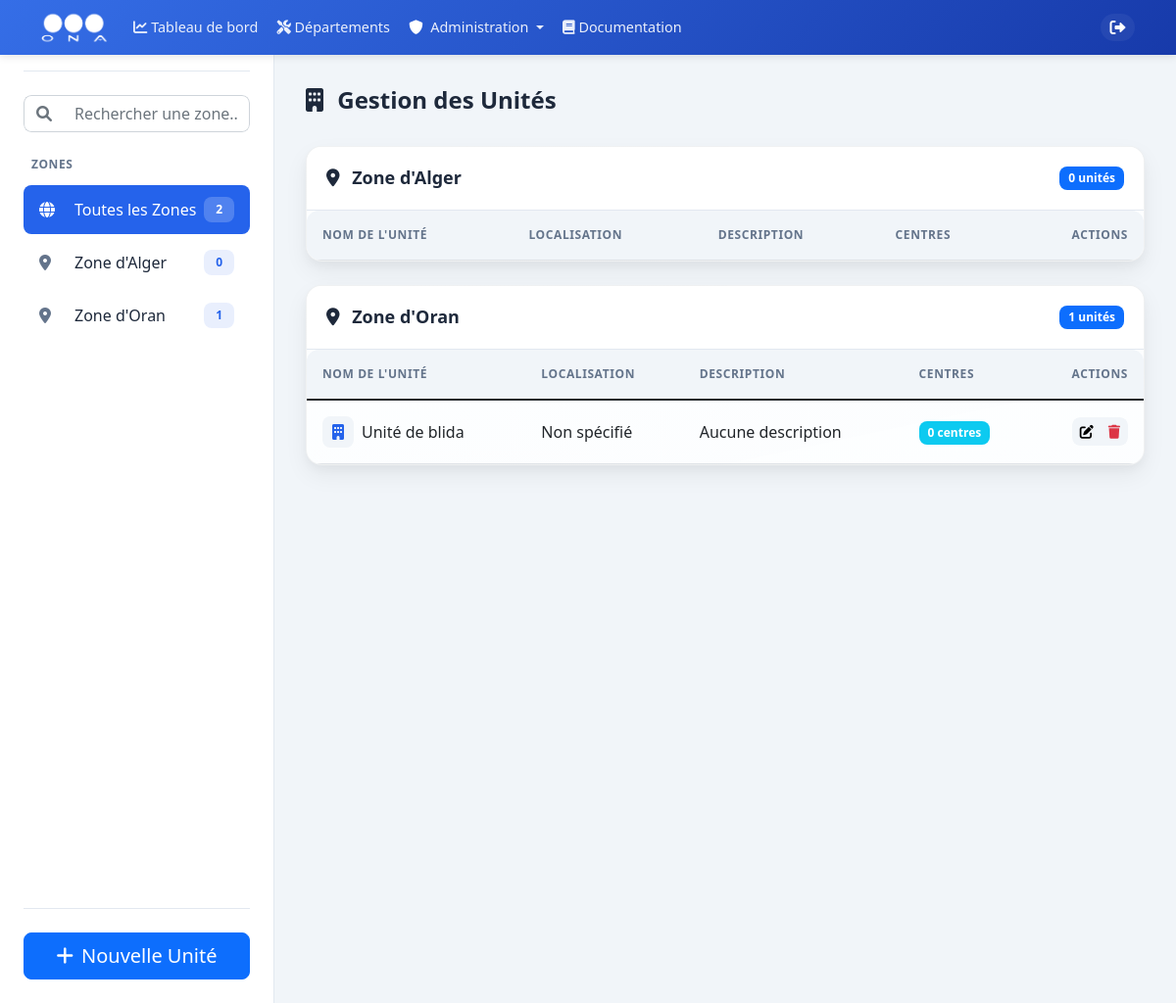
/list/units (signed in), run on the app's committed database.
### models.py (models this page shows, shortened)
class Zone(db.Model):
    __tablename__ = 'zones'
    id = db.Column(db.Integer, primary_key=True)
    name = db.Column(db.String(100), unique=True, nullable=False, index=True)
    code = db.Column(db.String(10), unique=True, nullable=False, index=True)
    email = db.Column(db.String(120), unique=True, nullable=True)
    phone = db.Column(db.String(20), nullable=True)
    description = db.Column(db.Text)
    address = db.Column(db.String(200))
    director_id = db.Column(db.Integer, db.ForeignKey('users.id'), nullable=True)
    units = db.relationship('Unit', backref='zone', lazy=True, cascade='all, delete-orphan')
    users = db.relationship('User', backref='assigned_zone', lazy=True, foreign_keys='User.zone_id')
    director = db.relationship('User', foreign_keys=[director_id], backref='directed_zone', lazy=True)
    created_at = db.Column(db.DateTime, default=datetime.utcnow, index=True)
    updated_at = db.Column(db.DateTime, default=datetime.utcnow, onupdate=datetime.utcnow, index=True)

class Unit(db.Model):
    __tablename__ = 'units'
    id = db.Column(db.Integer, primary_key=True)
    name = db.Column(db.String(100), nullable=False, index=True)
    code = db.Column(db.String(10), unique=True, nullable=False, index=True)
    email = db.Column(db.String(120), unique=True, nullable=True)
    phone = db.Column(db.String(20), nullable=True)
    description = db.Column(db.Text)
    address = db.Column(db.String(200))
    zone_id = db.Column(db.Integer, db.ForeignKey('zones.id', ondelete='CASCADE'), nullable=False, index=True)
    director_id = db.Column(db.Integer, db.ForeignKey('users.id'), nullable=True)
    centers = db.relationship('Center', backref='unit', lazy='joined', cascade='all, delete-orphan')
    users = db.relationship('User', backref='assigned_unit', lazy=True, foreign_keys='User.unit_id')
    director = db.relationship('User', foreign_keys=[director_id], backref='directed_unit', lazy=True)
    incidents = db.relationship('Incident', backref='unit', lazy=True)
    created_at = db.Column(db.DateTime, default=datetime.utcnow, index=True)
    updated_at = db.Column(db.DateTime, default=datetime.utcnow, onupdate=datetime.utcnow, index=True)

### routes/units.py (the view)
@units.route('/list/units')
@login_required
def units_list():
    print(f"DEBUG: units_list route called")
    print(f"DEBUG: Current User - Username: {current_user.username}, Role: {current_user.role}")
    print(f"DEBUG: Current User ID: {current_user.id}")
    print(f"DEBUG: Current User Zone ID: {current_user.zone_id}")
    print(f"DEBUG: Current User Unit ID: {current_user.unit_id}")
    current_app.logger.debug(f"units_list route called. User: {current_user.username}, Role: {current_user.role}")
    print("DEBUG: Checking permissions...")
    has_view_units_permission = PermissionManager.has_permission(current_user.role, Permission.VIEW_ALL_UNITS)
    print(f"DEBUG: Has VIEW_ALL_UNITS permission: {has_view_units_permission}")
    if not has_view_units_permission:
        print("DEBUG: User lacks permission to view units")
        current_app.logger.warning(f"User {current_user.username} lacks permission to view units")
        flash('Vous n\'avez pas la permission de voir la liste des unités.', 'danger')
        return redirect(url_for('main_dashboard.dashboard'))
    print("DEBUG: Retrieving units based on user role...")
    if current_user.role in [UserRole.ADMIN, UserRole.EMPLOYEUR_DG]:
        print("DEBUG: User is ADMIN or DG - retrieving all units")
        units = Unit.query.all()
        zones = Zone.query.all()
    elif current_user.role == UserRole.EMPLOYEUR_ZONE:
        print(f"DEBUG: User is ZONE EMPLOYER - retrieving units for zone {current_user.zone_id}")
        units = Unit.query.filter_by(zone_id=current_user.zone_id).all()
        zones = [Zone.query.get(current_user.zone_id)]
    elif current_user.role == UserRole.UNIT_OFFICER:
        print(f"DEBUG: User is UNIT OFFICER - retrieving unit {current_user.unit_id}")
        units = [Unit.query.get(current_user.unit_id)] if current_user.unit_id else []
        zones = [Zone.query.get(current_user.zone_id)] if current_user.zone_id else []
    else:
        print(f"DEBUG: User has limited/no access. Role: {current_user.role}")
        current_app.logger.warning(f"User {current_user.username} with role {current_user.role} has no unit access")
        units = []
        zones = []
    print(f"DEBUG: Units found: {len(units)}, Zones found: {len(zones)}")
    current_app.logger.debug(f"Units found: {len(units)}, Zones found: {len(zones)}")
    print("DEBUG: Rendering units_management.html")
    return render_template('units/units_management.html', units=units, zones=zones)

### app.py (called while the page is built)
@login_manager.user_loader
def load_user(user_id):
    return db.session.get(User, int(user_id))

### utils/permissions.py (called while the page is built)
    @classmethod
    def get_role_permissions(cls, role: str) -> Set[str]:
        return cls._ROLE_PERMISSIONS.get(role, set())

    @classmethod
    def has_permission(cls, role: str, permission: str) -> bool:
        return permission in cls.get_role_permissions(role)

### templates/units/units_management.html (shortened to what this page needs)
{% extends "base/base.html" %}
{% block content %}
<div class="page-wrapper">
    <div class="sidebar">
        <div class="sidebar-wrapper">
            <div class="sidebar-header">
                <h4 class="sidebar-title">
                    <i class="fas fa-compass me-2"></i>
                    Navigation
                </h4>
            </div>
            <div class="sidebar-search">
                <div class="input-group">
                    <span class="input-group-text bg-transparent border-end-0">
                        <i class="fas fa-search text-muted"></i>
                    </span>
                    <input type="text" class="form-control border-start-0" id="zoneSearch" placeholder="Rechercher une zone...">
                </div>
            </div>
            <div class="sidebar-menu">
                <div class="menu-label">ZONES</div>
                <div class="menu-items">
                    <a href="#" class="menu-item active" data-zone-id="all">
                        <i class="fas fa-globe"></i>
                        <span class="menu-text">Toutes les Zones</span>
                        <span class="menu-badge">{{ zones|length }}</span>
                    </a>
                    {% for zone in zones %}
                    <a href="#" class="menu-item" data-zone-id="{{ zone.id }}">
                        <i class="fas fa-map-marker-alt"></i>
                        <span class="menu-text">{{ zone.name }}</span>
                        <span class="menu-badge">{{ units|selectattr('zone_id', 'equalto', zone.id)|list|length }}</span>
                    </a>
                    {% endfor %}
                </div>
            </div>
            {% if current_user.role in ['Admin', 'Employeur DG', 'Employeur Zone'] %}
            <div class="sidebar-footer">
                <button type="button" class="btn btn-primary btn-lg w-100" data-bs-toggle="modal" data-bs-target="#newUnitModal">
                    <i class="fas fa-plus me-2"></i>Nouvelle Unité
                </button>
            </div>
            {% endif %}
        </div>
    </div>
    <div class="main-content">
        <div class="content-header">
            <h2 class="content-title">
                <i class="fas fa-building me-2"></i>
                Gestion des Unités
            </h2>
        </div>
        <div class="content-body">
            <div id="unitsContainer">
                {% for zone in zones %}
                <div class="zone-units" data-zone-id="{{ zone.id }}" style="display: none;">
                    <div class="card">
                        <div class="card-header">
                            <div class="d-flex justify-content-between align-items-center">
                                <h5 class="card-title mb-0">
                                    <i class="fas fa-map-marker-alt me-2"></i>
                                    {{ zone.name }}
                                </h5>
                                <span class="badge bg-primary">
                                    {{ units|selectattr('zone_id', 'equalto', zone.id)|list|length }} unités
                                </span>
                            </div>
                        </div>
                        <div class="card-body p-0">
                            <div class="table-responsive">
                                <table class="table table-hover align-middle mb-0">
                                    <thead>
                                        <tr>
                                            <th>Nom de l'Unité</th>
                                            <th>Localisation</th>
                                            <th>Description</th>
                                            <th>Centres</th>
                                            {% if current_user.role in ['Admin', 'Employeur DG', 'Employeur Zone'] %}
                                            <th class="text-end">Actions</th>
                                            {% endif %}
                                        </tr>
                                    </thead>
                                    <tbody>
                                        {% for unit in units if unit.zone_id == zone.id %}
                                        <tr>
                                            <td>
                                                <div class="d-flex align-items-center">
                                                    <div class="unit-icon">
                                                        <i class="fas fa-building"></i>
                                                    </div>
                                                    <div class="ms-2">{{ unit.name }}</div>
                                                </div>
                                            </td>
                                            <td>{{ unit.location or 'Non spécifié' }}</td>
                                            <td>{{ unit.description or 'Aucune description' }}</td>
                                            <td>
                                                <span class="badge bg-info">
                                                    {{ unit.centers|length }} centres
                                                </span>
                                            </td>
                                            {% if current_user.role in ['Admin', 'Employeur DG', 'Employeur Zone'] %}
                                            <td class="text-end">
                                                <div class="btn-group">
                                                    <button class="btn btn-light btn-sm"
                                                        onclick="editUnit({{ unit.id }}, '{{ unit.name }}', '{{ unit.location or '' }}', '{{ unit.description or '' }}')"
                                                        title="Modifier">
                                                        <i class="fas fa-edit"></i>
                                                    </button>
                                                    <button class="btn btn-light btn-sm"
                                                        onclick="deleteUnit({{ unit.id }})"
                                                        title="Supprimer">
                                                        <i class="fas fa-trash text-danger"></i>
                                                    </button>
                                                </div>
                                            </td>
                                            {% endif %}
                                        </tr>
                                        {% endfor %}
                                    </tbody>
                                </table>
                            </div>
                        </div>
                    </div>
                </div>
                {% endfor %}
            </div>
        </div>
    </div>
</div>
{% endblock %}

### templates/units/units_management.html (style rules this page uses)
:root { --sidebar-width: 280px; --header-height: 60px; --primary-color: #2563eb; --secondary-color: #3b82f6; --background-color: #f1f5f9; --sidebar-background: #ffffff; --text-color: #1e293b; --text-muted: #64748b; --border-color: #e2e8f0; --border-radius-sm: 0.375rem; --border-radius: 0.5rem; --border-radius-lg: 0.75rem; }
body, html { margin: 0; padding: 0; height: 100vh; background-color: var(--background-color); color: var(--text-color); overflow: hidden; }
.page-wrapper { display: flex; height: 100vh; width: 100%; }
.sidebar { width: var(--sidebar-width); background: var(--sidebar-background); border-right: 1px solid var(--border-color); height: 100%; position: fixed; left: 0; top: 0; }
.sidebar-wrapper { display: flex; flex-direction: column; height: 100%; padding: 1.5rem; }
.sidebar-header { padding-bottom: 1.5rem; border-bottom: 1px solid var(--border-color); margin-bottom: 1.5rem; }
.sidebar-title { color: var(--text-color); font-size: 1.25rem; font-weight: 600; margin: 0; }
.sidebar-search { margin-bottom: 1.5rem; }
.sidebar-search .input-group { border-radius: var(--border-radius); overflow: hidden; }
.sidebar-search .input-group-text { border-radius: var(--border-radius) 0 0 var(--border-radius); border-right: none; }
.sidebar-search .form-control { border-radius: 0 var(--border-radius) var(--border-radius) 0; border-left: none; }
.menu-label { color: var(--text-muted); font-size: 0.75rem; font-weight: 600; text-transform: uppercase; letter-spacing: 0.05em; margin-bottom: 0.75rem; padding-left: 0.5rem; }
.menu-items { display: flex; flex-direction: column; gap: 0.25rem; }
.menu-item { display: flex; align-items: center; padding: 0.75rem 1rem; color: var(--text-color); text-decoration: none; border-radius: var(--border-radius); transition: all 0.2s ease; }
.menu-item i { width: 1.5rem; font-size: 1rem; color: var(--text-muted); }
.menu-text { flex: 1; margin-left: 0.75rem; }
.menu-badge { background: rgba(37, 99, 235, 0.1); color: var(--primary-color); padding: 0.25rem 0.75rem; border-radius: var(--border-radius); font-size: 0.75rem; font-weight: 600; }
.menu-item.active { background-color: var(--primary-color); color: white; }
.menu-item.active i, .menu-item.active .menu-badge { color: white; }
.menu-item.active .menu-badge { background: rgba(255, 255, 255, 0.2); }
.sidebar-menu { flex: 1; overflow-y: auto; margin: 0 -1.5rem; padding: 0 1.5rem; }
.sidebar-footer { padding-top: 1.5rem; border-top: 1px solid var(--border-color); margin-top: 1.5rem; }
.sidebar-footer .btn { border-radius: var(--border-radius); }
.main-content { margin-left: var(--sidebar-width); flex: 1; height: 100vh; overflow-y: auto; padding: 2rem; }
.content-header { margin-bottom: 2rem; }
.content-title { font-size: 1.5rem; font-weight: 600; color: var(--text-color); margin: 0; }
.card { background: white; border: none; border-radius: var(--border-radius-lg); box-shadow: 0 1px 3px rgba(0,0,0,0.1); margin-bottom: 1.5rem; overflow: hidden; }
.card-header { background: white; border-bottom: 1px solid var(--border-color); padding: 1.25rem; }
.card-title { color: var(--text-color); font-size: 1.125rem; font-weight: 600; }
.table-responsive { border-radius: var(--border-radius-lg); overflow: hidden; }
.table { margin: 0; }
.table th { background: var(--background-color); color: var(--text-muted); font-weight: 600; text-transform: uppercase; font-size: 0.75rem; letter-spacing: 0.05em; padding: 1rem; border-top: none; }
.table td { padding: 1rem; vertical-align: middle; }
.btn { border-radius: var(--border-radius); }
.btn-group { border-radius: var(--border-radius); overflow: hidden; }
.btn-group .btn { border-radius: 0; }
.btn-group .btn:first-child { border-top-left-radius: var(--border-radius); border-bottom-left-radius: var(--border-radius); }
.btn-group .btn:last-child { border-top-right-radius: var(--border-radius); border-bottom-right-radius: var(--border-radius); }
.btn-light { background: var(--background-color); border: none; }
.unit-icon { width: 2rem; height: 2rem; background: var(--background-color); border-radius: var(--border-radius); display: flex; align-items: center; justify-content: center; color: var(--primary-color); }
.badge { border-radius: var(--border-radius); padding: 0.5em 0.75em; }

### data on the page
Zone: name "Zone d'Alger", id "0"
Zone: name "Zone d'Oran", id "1"
Unit: name "Unité de blida", location "Non spécifié", description "Aucune description", centers|length "0"

### other printed values
{{ zones|length }} "2"
